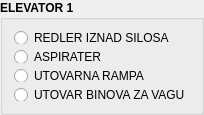
         <widget class="QGroupBox" name="groupBox_4">
          <property name="font">
           <font>
            <pointsize>9</pointsize>
            <weight>75</weight>
            <bold>true</bold>
           </font>
          </property>
          <property name="title">
           <string>ELEVATOR 1</string>
          </property>
          <layout class="QVBoxLayout" name="verticalLayout_12">
           <item>
            <widget class="QRadioButton" name="srednji_ele1_1">
             <property name="maximumSize">
              <size>
               <width>16777215</width>
               <height>13</height>
              </size>
             </property>
             <property name="font">
              <font>
               <pointsize>9</pointsize>
               <weight>50</weight>
               <bold>false</bold>
              </font>
             </property>
             <property name="text">
              <string>REDLER IZNAD SILOSA</string>
             </property>
            </widget>
           </item>
           <item>
            <widget class="QRadioButton" name="srednji_ele1_2">
             <property name="maximumSize">
              <size>
               <width>16777215</width>
               <height>13</height>
              </size>
             </property>
             <property name="font">
              <font>
               <pointsize>9</pointsize>
               <weight>50</weight>
               <bold>false</bold>
              </font>
             </property>
             <property name="text">
              <string>ASPIRATER</string>
             </property>
            </widget>
           </item>
           <item>
            <widget class="QRadioButton" name="srednji_ele1_3">
             <property name="maximumSize">
              <size>
               <width>16777215</width>
               <height>13</height>
              </size>
             </property>
             <property name="font">
              <font>
               <pointsize>9</pointsize>
               <weight>50</weight>
               <bold>false</bold>
              </font>
             </property>
             <property name="text">
              <string>UTOVARNA RAMPA</string>
             </property>
            </widget>
           </item>
           <item>
            <widget class="QRadioButton" name="srednji_ele1_4">
             <property name="maximumSize">
              <size>
               <width>16777215</width>
               <height>13</height>
              </size>
             </property>
             <property name="font">
              <font>
               <pointsize>9</pointsize>
               <weight>50</weight>
               <bold>false</bold>
              </font>
             </property>
             <property name="text">
              <string>UTOVAR BINOVA ZA VAGU</string>
             </property>
            </widget>
           </item>
          </layout>
         </widget>
